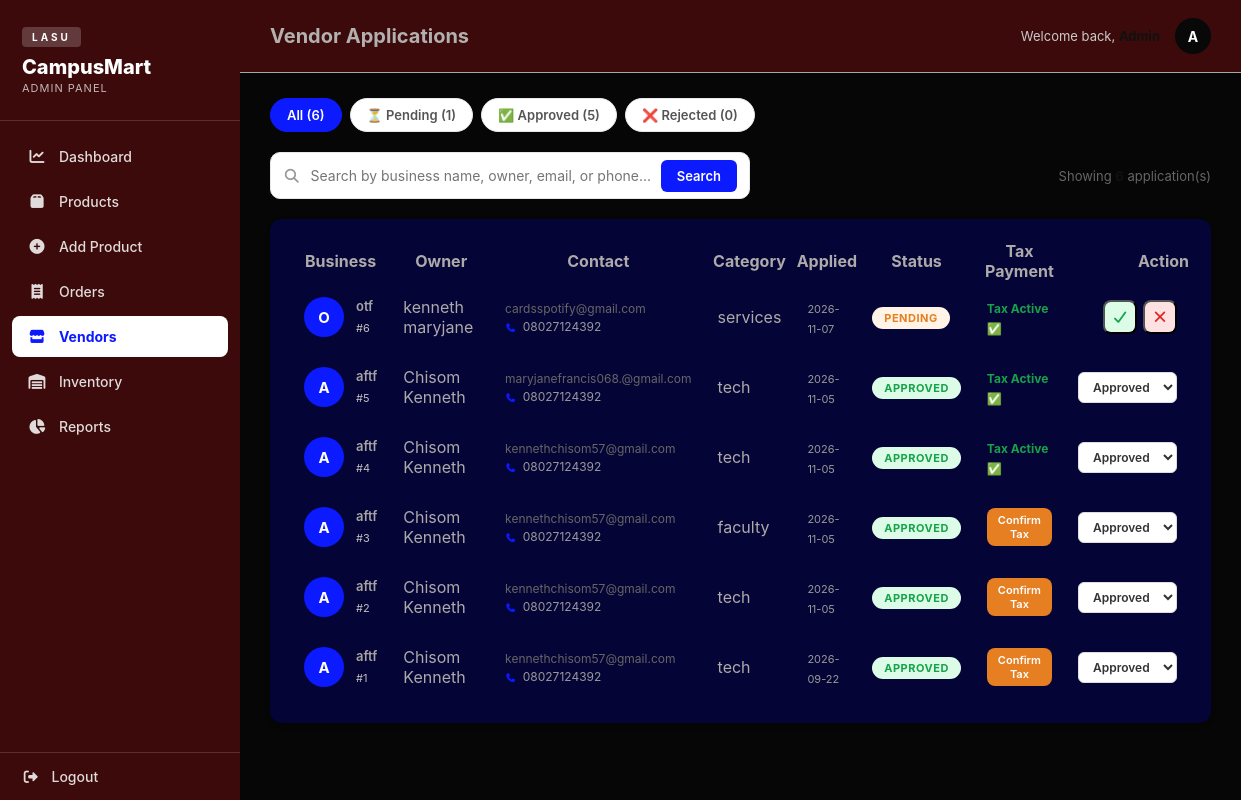
Screenshot of /admin/vendors (signed in) with the database file from the repository.
### tables this page shows
CREATE TABLE vendors (
        id INTEGER PRIMARY KEY AUTOINCREMENT,
        full_name TEXT NOT NULL,
        business_name TEXT NOT NULL,
        email TEXT NOT NULL,
        phone TEXT NOT NULL,
        category TEXT NOT NULL,
        description TEXT,
        status TEXT DEFAULT 'Pending',
        created_at TIMESTAMP DEFAULT CURRENT_TIMESTAMP
    , tax_paid_at TIMESTAMP, tax_status TEXT DEFAULT 'Unpaid');

### app.py (the view)
@app.route("/admin/vendors")
def admin_vendors():
    if not session.get("is_admin"): return redirect("/admin-login")
    status_filter = request.args.get("status", "").strip()
    search = request.args.get("search", "").strip()
    connection = sqlite3.connect("marketplace.db")
    cursor = connection.cursor()
    query = "SELECT id, full_name, business_name, email, phone, category, status, created_at, tax_status FROM vendors"
    conditions = []
    params = []
    if status_filter:
        conditions.append("status = ?")
        params.append(status_filter)
    if search:
        conditions.append("(business_name LIKE ? OR full_name LIKE ? OR email LIKE ? OR phone LIKE ?)")
        params.extend([f"%{search}%"] * 4)
    if conditions: query += " WHERE " + " AND ".join(conditions)
    query += " ORDER BY id DESC"
    cursor.execute(query, params)
    vendors = cursor.fetchall()
    cursor.execute("SELECT status, COUNT(*) FROM vendors GROUP BY status")
    status_counts = dict(cursor.fetchall())
    connection.close()
    return render_template("admin_vendors.html", vendors=vendors, status_filter=status_filter, search=search, status_counts=status_counts)

### templates/admin_vendors.html (shortened to what this page needs)
<!DOCTYPE html>
<html lang="en">
<head>
    <link rel="stylesheet"
          href="{{ url_for('static', filename='admin.css') }}">
    <link rel="stylesheet"
          href="https://cdnjs.cloudflare.com/ajax/libs/font-awesome/7.3.1/css/all.min.css">
</head>
<body class="admin-body">
    <aside class="admin-sidebar">
        <div class="sidebar-brand">
            <span class="brand-lasu">LASU</span>
            <h1>CampusMart</h1>
            <p>Admin Panel</p>
        </div>
        <nav class="sidebar-nav">
            <a href="{{ url_for('admin_dashboard') }}">
                <i class="fa-solid fa-chart-line"></i>
                <span>Dashboard</span>
            </a>
            <a href="{{ url_for('admin_products') }}">
                <i class="fa-solid fa-box"></i>
                <span>Products</span>
            </a>
            <a href="{{ url_for('sell') }}">
                <i class="fa-solid fa-circle-plus"></i>
                <span>Add Product</span>
            </a>
            <a href="{{ url_for('admin_orders') }}">
                <i class="fa-solid fa-receipt"></i>
                <span>Orders</span>
            </a>
            <a href="{{ url_for('admin_vendors') }}" class="active">
                <i class="fa-solid fa-store"></i>
                <span>Vendors</span>
            </a>
            <a href="{{ url_for('admin_inventory') }}">
                <i class="fa-solid fa-warehouse"></i>
                <span>Inventory</span>
            </a>
            <a href="#">
                <i class="fa-solid fa-chart-pie"></i>
                <span>Reports</span>
            </a>
        </nav>
        <a href="{{ url_for('admin_logout') }}" class="sidebar-logout">
            <i class="fa-solid fa-right-from-bracket"></i>
            <span>Logout</span>
        </a>
    </aside>
    <main class="admin-main">
        <header class="admin-topbar">
            <h2>Vendor Applications</h2>
            <div class="topbar-right">
                <span class="welcome-text">
                    Welcome back, <strong>Admin</strong>
                </span>
                <div class="admin-avatar">A</div>
            </div>
        </header>
        <section class="admin-content">
            <div class="order-filters">
                <a href="{{ url_for('admin_vendors') }}"
                   class="filter-tab {% if not status_filter %}active{% endif %}">
                    All ({{ vendors|length }})
                </a>
                <a href="{{ url_for('admin_vendors', status='Pending') }}"
                   class="filter-tab {% if status_filter == 'Pending' %}active{% endif %}">
                    ⏳ Pending ({{ status_counts.get('Pending', 0) }})
                </a>
                <a href="{{ url_for('admin_vendors', status='Approved') }}"
                   class="filter-tab {% if status_filter == 'Approved' %}active{% endif %}">
                    ✅ Approved ({{ status_counts.get('Approved', 0) }})
                </a>
                <a href="{{ url_for('admin_vendors', status='Rejected') }}"
                   class="filter-tab {% if status_filter == 'Rejected' %}active{% endif %}">
                    ❌ Rejected ({{ status_counts.get('Rejected', 0) }})
                </a>
            </div>
            <div class="admin-toolbar">
                <form method="GET"
                      action="{{ url_for('admin_vendors') }}"
                      class="admin-search-form">
                    <i class="fa-solid fa-magnifying-glass"></i>
                    <input type="text"
                           name="search"
                           placeholder="Search by business name, owner, email, or phone..."
                           value="{{ search }}">
                    <button type="submit">Search</button>
                </form>
                <div class="product-count">
                    Showing <strong>{{ vendors|length }}</strong> application(s)
                </div>
            </div>
            <div class="content-card">
                {% if vendors %}
                <div class="table-scroll">
                    <table class="admin-table admin-table-vendors">
                        <thead>
                            <tr>
                                <th>Business</th>
                                <th>Owner</th>
                                <th>Contact</th>
                                <th>Category</th>
                                <th>Applied</th>
                                <th>Status</th>
                                <th>Tax Payment</th>
                                <th style="text-align: right;">Action</th>
                            </tr>
                        </thead>
                        <tbody>
                            {% for v in vendors %}
                            <tr>
                                <td>
                                    <div class="vendor-business-cell">
                                        <div class="vendor-avatar">
                                            {{ v[2][0]|upper }}
                                        </div>
                                        <div>
                                            <strong>{{ v[2] }}</strong>
                                            <span class="vendor-id">#{{ v[0] }}</span>
                                        </div>
                                    </div>
                                </td>
                                <td>
                                    <span>{{ v[1] }}</span>
                                </td>
                                <td>
                                    <div class="customer-cell">
                                        <span>{{ v[3] }}</span>
                                        <span class="order-date">
                                            <i class="fa-solid fa-phone"></i> {{ v[4] }}
                                        </span>
                                    </div>
                                </td>
                                <td>
                                    <span class="category-tag">{{ v[5] }}</span>
                                </td>
                                <td>
                                    <span class="order-date">
                                        {{ v[7][:10] if v[7] else '—' }}
                                    </span>
                                </td>
                                <td>
                                    {% set status = v[6] or 'Pending' %}
                                    <span class="status-badge status-{{ status|lower }}">
                                        {{ status }}
                                    </span>
                                </td>
                                <td>
                                    {% if v[8] == 'Pending' %}
                                        <form action="{{ url_for('admin_confirm_tax', vendor_id=v[0]) }}" method="POST">
                                            <button type="submit" class="btn-primary" style="background: #e67e22; font-size: 11px; padding: 5px 10px;" onclick="return confirm('Confirm tax payment for {{ v[2] }}?');">Confirm Tax</button>
                                        </form>
                                    {% elif v[8] == 'Paid' %}
                                        <span style="color: #16a34a; font-size: 12px; font-weight: bold;">Tax Active ✅</span>
                                    {% endif %}
                                </td>
                                <td style="text-align: right;">
                                    {% if status == 'Pending' %}
                                    <form method="POST"
                                          action="{{ url_for('admin_update_vendor_status', vendor_id=v[0]) }}"
                                          class="vendor-action-form">
                                        <button type="submit"
                                                name="status"
                                                value="Approved"
                                                class="action-btn approve-btn"
                                                title="Approve"
                                                onclick="return confirm('Approve &quot;{{ v[2] }}&quot; as a vendor?');">
                                            <i class="fa-solid fa-check"></i>
                                        </button>
                                        <button type="submit"
                                                name="status"
                                                value="Rejected"
                                                class="action-btn reject-btn"
                                                title="Reject"
                                                onclick="return confirm('Reject &quot;{{ v[2] }}&quot;?');">
                                            <i class="fa-solid fa-xmark"></i>
                                        </button>
                                    </form>
                                    {% else %}
                                    <form method="POST"
                                          action="{{ url_for('admin_update_vendor_status', vendor_id=v[0]) }}"
                                          class="status-form">
                                        <select name="status"
                                                onchange="this.form.submit()"
                                                class="status-select">
                                            <option value="Approved" {% if status == 'Approved' %}selected{% endif %}>Approved</option>
                                        </select>
                                    </form>
                                    {% endif %}
                                </td>
                            </tr>
                            {% endfor %}
                        </tbody>
                    </table>
                </div>
                {% endif %}
            </div>
        </section>
    </main>
</body>
</html>

### rows the page displays
vendors: business_name "O", business_name "otf", id "6", full_name "kenneth maryjane", email "cardsspotify@gmail.com", phone "08027124392", category "services", created_at "2026-11-07", status "PENDING", tax_status "Tax Active ✅"
vendors: business_name "A", business_name "aftf", id "5", full_name "Chisom Kenneth", email "maryjanefrancis068.@gmail.com", phone "08027124392", category "tech", created_at "2026-11-05", status "APPROVED", tax_status "Tax Active ✅", status "Approved"
vendors: business_name "A", business_name "aftf", id "4", full_name "Chisom Kenneth", email "kennethchisom57@gmail.com", phone "08027124392", category "tech", created_at "2026-11-05", status "APPROVED", tax_status "Tax Active ✅", status "Approved"
vendors: business_name "A", business_name "aftf", id "3", full_name "Chisom Kenneth", email "kennethchisom57@gmail.com", phone "08027124392", category "faculty", created_at "2026-11-05", status "APPROVED", status "Approved"
vendors: business_name "A", business_name "aftf", id "2", full_name "Chisom Kenneth", email "kennethchisom57@gmail.com", phone "08027124392", category "tech", created_at "2026-11-05", status "APPROVED", status "Approved"
vendors: business_name "A", business_name "aftf", id "1", full_name "Chisom Kenneth", email "kennethchisom57@gmail.com", phone "08027124392", category "tech", created_at "2026-09-22", status "APPROVED", status "Approved"

### other values shown
{{ vendors|length }} "6"
{{ status_counts.get('Pending', 0) }} "1"
{{ status_counts.get('Approved', 0) }} "5"
{{ status_counts.get('Rejected', 0) }} "0"
